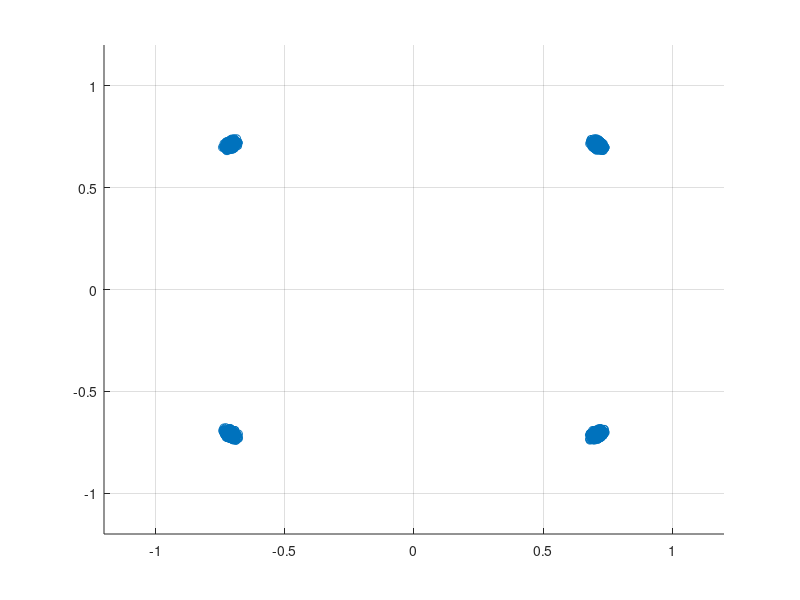

Reproduce this figure in MATLAB.
clear;

%Parameter setting ------------------------------------
%baseband parameters
Nbit = 4800;                    %number of bits to send
Snr = 30;                       %signal to noise ratio, dB

Qm = 2;                         %2 - QPSK, 4 - 16QAM, 6 - 64QAM

%OFDM modulation
FFTsize = 0;                    %OFDM parameter (0 : no OFDM modulation)
ncp = 2;                        %cyclic prefix
fftOffset = 2;                  %sample offset for FFT process


%RF parameters
fs = 100;                       %baseband signal sample rate
fc = 10^4;                      %carrier frequency
freqOffset = 0.03;                 %frequency offset (unit : %)
Noversample = 8;                %oversampling rate (sample -> RF phase)
Tsample = 1/fc/Noversample;     %RF sample duration
rate_LowPass = 1/256;            %Low pass ratio
N_hLowPass = 4096;              %IFFT point of the low pass filter




%TX Process ---------------------------------------------------------------

%1. bit generation (random) ------------------------------ 
bit_send = randi(2,1,Nbit) - ones(1,Nbit);


%2. modulation (bit to IQ signal) ------------------------ 
if Qm == 2 % --- QPSK
    Nsym = Nbit/Qm;
    sym_mapper = [1+i 1-i -1+i -1-i]/sqrt(2);
    
elseif Qm == 4 % --- 16QAM
    %Nsym = ;
    %sym_mapper = %TS 36.211 7.1.3   
    
elseif Qm == 6 % - 64QAM
    %Nsym = ;
    %sym_mapper = %TS 36.211 7.1.3
    
else % regard as QPSK
    printf("Qm is weird! setting Qm as 2...\n");
    Qm = 2;
    Nsym = Nbit/Qm;
    sym_mapper = [1+i 1-i -1+i -1-i]/sqrt(2);    
end

%symbol generation
symf_send = zeros(1,Nsym);
for k = 1 : Nsym
    symf_send(k) = sym_mapper(bin2dec(num2str(bit_send(Qm*(k-1)+1:Qm*k)))+1 );
end 


%3. OFDM modulation ----------------------------------------
if FFTsize > 0
    sym_send = [];
    for k = 1 : Nsym/FFTsize
        OFDM_mod = ifft(symf_send((k-1)*FFTsize + 1 : k*FFTsize));
        sym_send = [sym_send OFDM_mod((FFTsize-ncp+1):FFTsize) OFDM_mod];
    end
    NOfdmSym = Nsym/FFTsize*(FFTsize+ncp);
else
    sym_send = symf_send;
    NOfdmSym = Nsym;
end




% [[[[[[[[[[ ========= RF ========== ]]]]]]]]]]

%4. RF modulation ----------------------------------------
t_sim = [Tsample : Tsample : NOfdmSym/fs];
%  -- 3.1 IQ reconstruction
sym_oversample = [];
Nsample_sym = fc/fs*Noversample;
for k = 1 : NOfdmSym
    sym_oversample = [sym_oversample sym_send(k)*ones(1,Nsample_sym)];
end
%  -- 3.2 RF signal generation (product modulator)
RF_I = real(sym_oversample).*cos(2*pi*fc*t_sim);
RF_Q = imag(sym_oversample).*sin(2*pi*fc*t_sim);
RF_signal = RF_I - RF_Q;






%Channel ------------------------------------------------------------------

%1. AWGN Noise insertion
N0 = randn(1,length(t_sim))/10^(Snr/10);
Rx_signal = RF_signal + N0;






%RX Process ---------------------------------------------------------------

%0. Low Pass Filter generation--------------------------
hLowPass = ifft([ones(1,N_hLowPass*rate_LowPass) zeros(1,N_hLowPass*(1-2*rate_LowPass)) ones(1,N_hLowPass*rate_LowPass)]);
hLowPass = [hLowPass(N_hLowPass/2+1:N_hLowPass) hLowPass(1:N_hLowPass/2)];


%1. RF signal demodulation------------------------------
% -- 1.1 I channel
rx_I = Rx_signal .* cos(2*pi*fc*(1+freqOffset/100)*t_sim);
% -- 1.2 Q channel
rx_Q = Rx_signal .* sin(2*pi*fc*(1+freqOffset/100)*t_sim);


% -- 1.3 low pass filter
conv_offset = length(hLowPass)/2;
rx_I_filtered = conv(rx_I, hLowPass);
rx_I_filtered = rx_I_filtered(1+conv_offset:length(rx_I)+conv_offset);
rx_Q_filtered = conv(rx_Q, hLowPass);
rx_Q_filtered = rx_Q_filtered(1+conv_offset:length(rx_Q)+conv_offset);
%  -- 1.4 baseband conversion
rx_demod_filtered = rx_I_filtered - rx_Q_filtered*i;



%2. frequency offset compensation-----------------------
rx_demod_comp = rx_demod_filtered .* exp(i*2*pi*fc*freqOffset/100*t_sim);

% [[[[[[[[[[ ========= RF ========== ]]]]]]]]]]





%3. symbol hard decision (symbol to bit)----------------
% -- 3.1 sampling & gain compensation
gainComp = abs(mean(sym_oversample))./abs( mean(rx_demod_comp) );
for k=1:NOfdmSym
    rx_sym(k) = median(rx_demod_comp((k-1)*Nsample_sym+1 : k*Nsample_sym ))*gainComp;
end



% -- 3.2 OFDM demodulation
if FFTsize > 0
     rxf_sym = [];
    for k = 1: Nsym/FFTsize
	ofdmSymOffset = (k-1)*(FFTsize +ncp) + fftOffset ;
	rxf_sym = [rxf_sym  fft(rx_sym(ofdmSymOffset +1 : ofdmSymOffset + FFTsize)) ];
    end
else
    rxf_sym = rx_sym;
end

figure(1);
scatter(real(rxf_sym), imag(rxf_sym));
axis([-1.2 1.2 -1.2 1.2]);
grid on;

%  -- 3.3 symbol demapping (complex number -> bits)
bit_rcv = [];
for k1=1:Nsym
        
    min_index = -1;
    min_value = 1000;
    
    %minimum distance calculation
    for k2 = 1:length(sym_mapper)
        tmp_value = abs(rxf_sym(k1) - sym_mapper(k2));
        if min_value > tmp_value
            min_index = k2;
            min_value = tmp_value;
        end
    end
    
    %bit conversion
    for k2 = 1 : Qm
        if bitand((min_index-1), 2^(Qm-k2)) > 0
            bit_rcv((k1-1)*Qm + k2) = 1;
        else
            bit_rcv((k1-1)*Qm + k2) = 0;
        end
    end
end

%Analysis -----------------------------------
%1. bit error detection (compare sent bits & received bits)
bit_error = sum(abs(bit_send - bit_rcv))/Nbit



